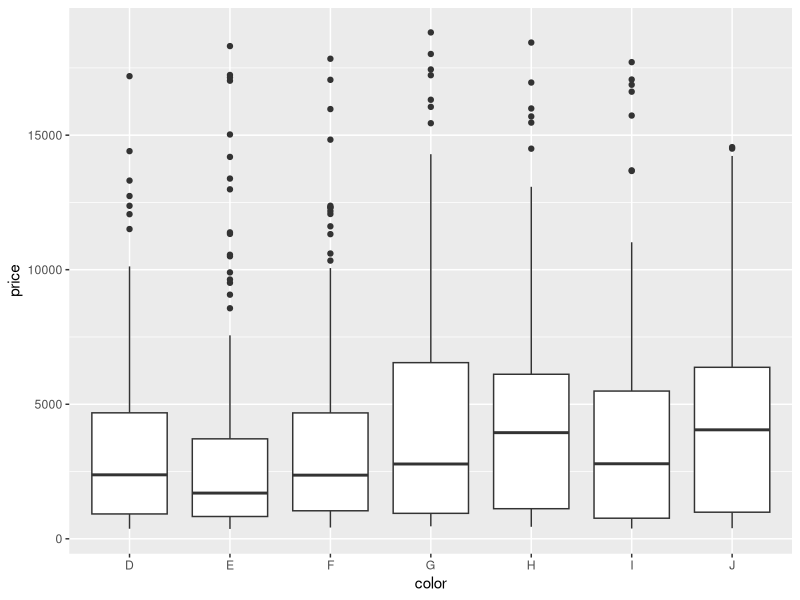
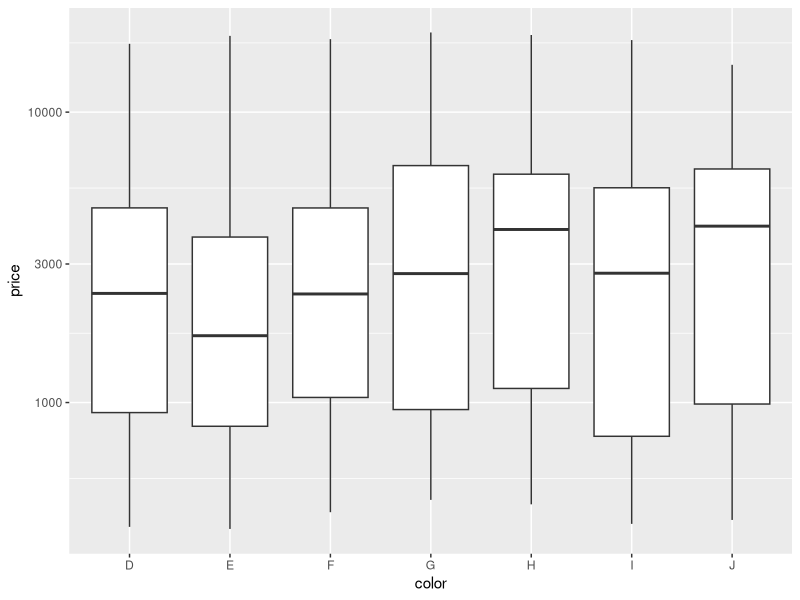
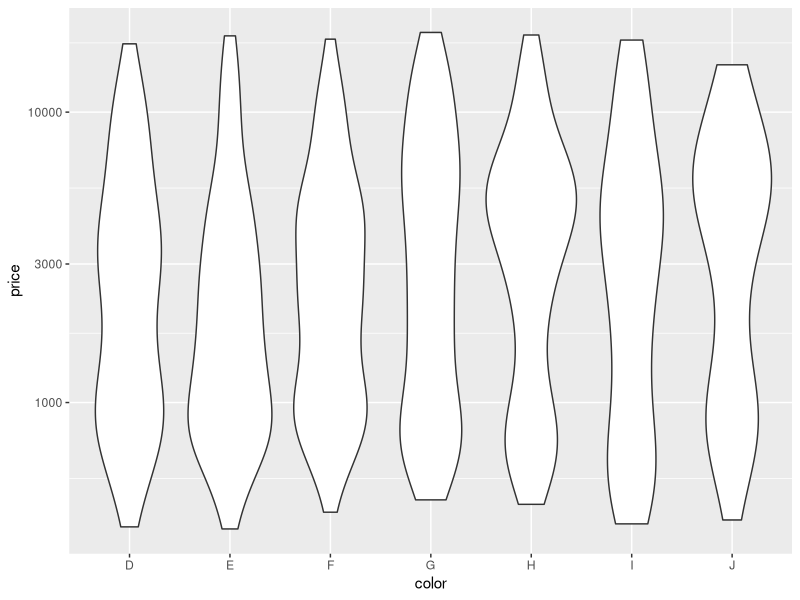
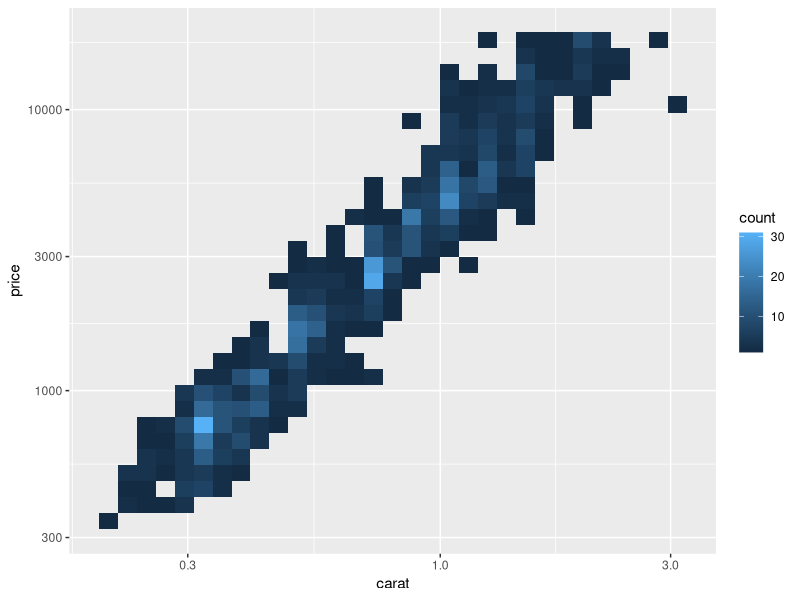
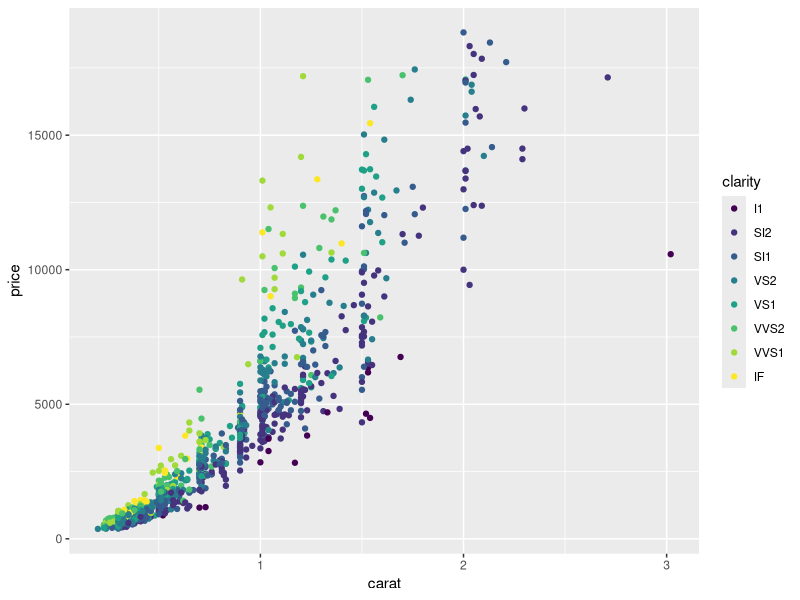
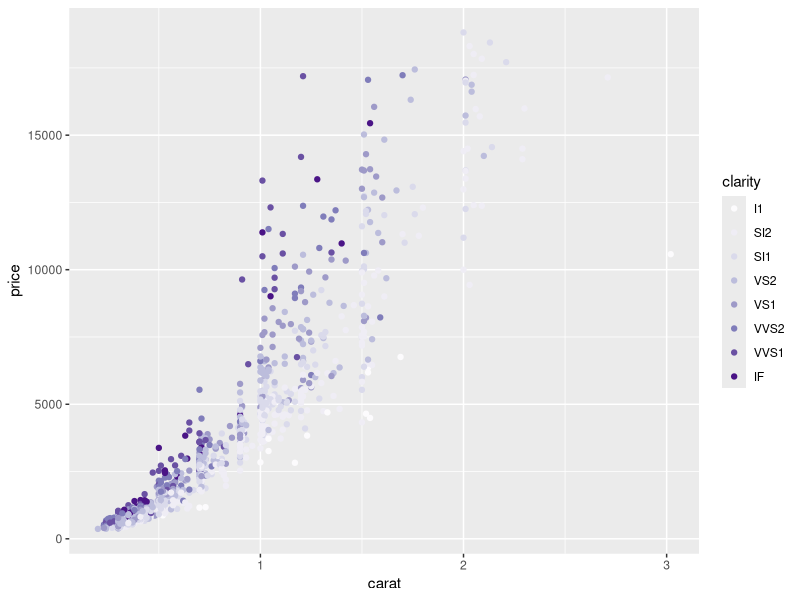
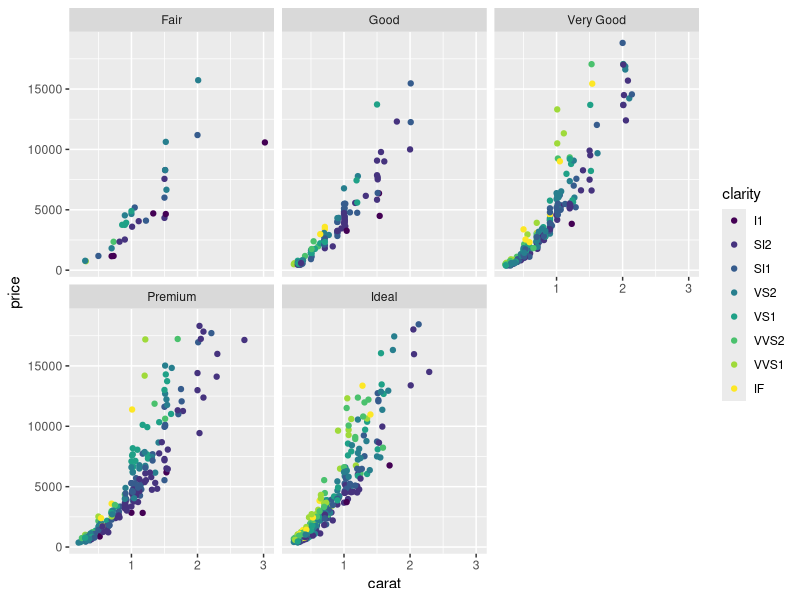

Reproduce these figures in R, in order.
# Exercise 2: advanced ggplot2 practice

# Install and load the `ggplot2` package
#install.packages('ggplot2')
library("ggplot2")
library("dplyr")

# For this exercise you will again be working with the `diamonds` data set.
# Use `?diamonds` to review details about this data set
?diamonds
diamonds_sample <- sample_n(diamonds, 1000)

## Position Adjustments

# Draw a column (bar) chart of diamonds cuts by price, with each bar filled by 
# clarity. You should see a _stacked_ bar chart.


# Draw the same chart again, but with each element positioned to "fill" the y axis


# Draw the same chart again, but with each element positioned to "dodge" each other


# Draw a plot with point geometry with the x-position mapped to `cut` and the 
# y-position mapped to `clarity`
# This creates a "grid" grouping the points


# Use the "jitter" position adjustment to keep the points from all overlapping!
# (This works a little better with a sample of diamond data, such as from the 
# previous exercise).



## Scales

# Draw a "boxplot" (with `geom_boxplot`) for the diamond's price (y) by color (x)
ggplot(data = diamonds_sample) +
  geom_boxplot(mapping = aes(x = color, y = price))


# This has a lot of outliers, making it harder to read. To fix this, draw the 
# same plot but with a _logarithmic_ scale for the y axis.
ggplot(data = diamonds_sample) +
  geom_boxplot(mapping = aes(x = color, y = price)) +
  scale_y_log10()



# For another version, draw the same plot but with `violin` geometry instead of 
# `boxplot` geometry!
# How does the logarithmic scale change the data presentation?
ggplot(data = diamonds_sample) +
  geom_violin(mapping = aes(x = color, y = price)) +
  scale_y_log10()


# Another interesting plot: draw a plot of the diamonds price (y) by carat (x), 
# using a heatmap of 2d bins (geom_bin2d)
# What happens when you make the x and y channels scale logarithmically?
ggplot(data = diamonds_sample) +
  geom_bin2d(mapping = aes(x = carat, y = price)) + 
  scale_x_log10() + 
  scale_y_log10()


# Draw a scatter plot for the diamonds price (y) by carat (x). Color each point
# by the clarity (Remember, this will take a while. Use a sample of the diamonds 
# for faster results)
ggplot(data = diamonds_sample) +
  geom_point(mapping = aes(x = carat, y = price, color = clarity))

# Change the color of the previous plot using a ColorBrewer scale of your choice. 
# What looks nice?
ggplot(data = diamonds_sample) +
  geom_point(mapping = aes(x = carat, y = price, color = clarity)) + 
  scale_color_brewer(palette = "Purples")



## Coordinate Systems

# Draw a bar chart with x-position and fill color BOTH mapped to cut
# For best results, SET the `width` of the geometry to be 1 (fill plot, no space
# between)
# TIP: You can save the plot to a variable for easier modifications


# Draw the same chart, but with the coordinate system flipped


# Draw the same chart, but in a polar coordinate system. It's a Coxcomb chart!



## Facets

# Take the scatter plot of price by carat data (colored by clarity) and add 
# _facets_ based on the diamond's `color`
ggplot(data = diamonds_sample) + 
  geom_point(mapping = aes(x = carat, y =price, color = clarity)) +
  facet_wrap(~cut)


## Saving Plots

# Use the `ggsave()` function to save the current (recent) plot to disk.
# Name the output file "my-plot.png".
# Make sure you've set the working directory!!

